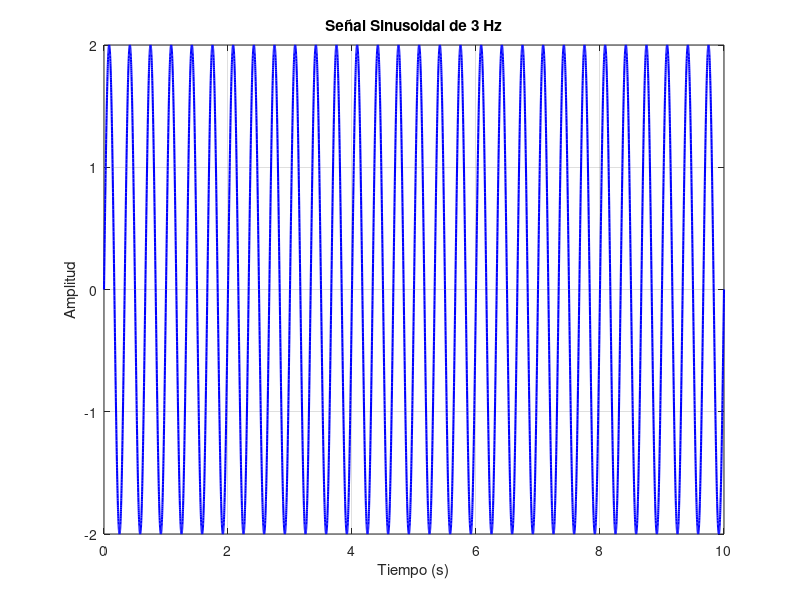

The MATLAB source for this figure:
% Punto 2.3.3 - Señal sinusoidal (A=2, f=3 Hz)
t = 0:0.001:10;         % Vector de tiempo (0 a 10 s, paso 1 ms)
A = 2;                  % Amplitud
f = 3;                  % Frecuencia en Hz
senoidal = A * sin(2*pi*f*t);

% Graficamos la señal
plot(t, senoidal, 'b', 'LineWidth', 1.5);
xlabel('Tiempo (s)');
ylabel('Amplitud');
title('Señal Sinusoidal de 3 Hz');
grid on;
